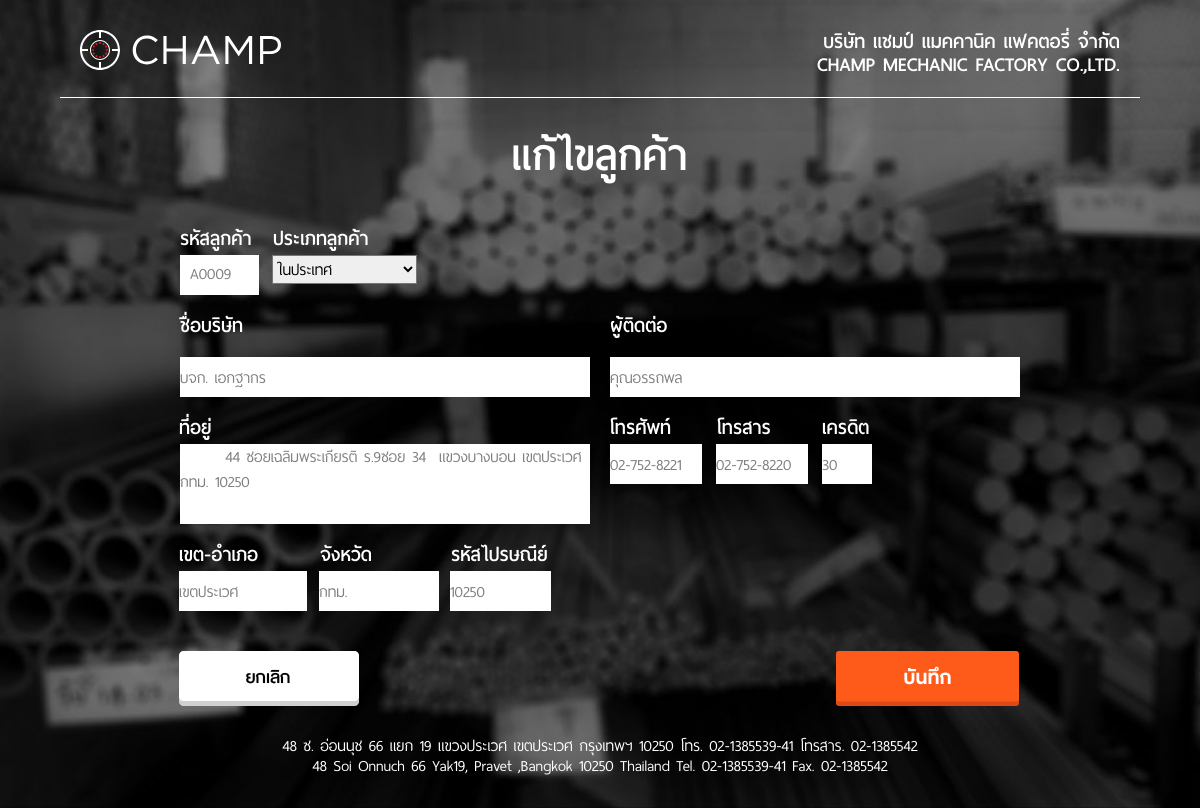
Screenshot of /edit_customer.php?id=A0009 (signed in) with the database file from the repository.
### tables this page shows
CREATE TABLE `customers` (
  `customer_id` varchar(5) NOT NULL,
  `customer_type` int(2) DEFAULT NULL,
  `company_name` varchar(46) DEFAULT NULL,
  `address` varchar(89) DEFAULT NULL,
  `town` varchar(17) DEFAULT NULL,
  `city` varchar(11) DEFAULT NULL,
  `zip` int(5) DEFAULT NULL,
  `phone` varchar(13) DEFAULT NULL,
  `fax` varchar(13) DEFAULT NULL,
  `contact` varchar(40) DEFAULT NULL,
  `credit` int(2) DEFAULT NULL
);

### inc/conf.php (called while the page is built, shortened)
<?php
$db_name = "champ";
$Customers = "customers";
$CustomersType = "customers_type";
?>

### edit_customer.php (the view, shortened to what this page needs)
<!DOCTYPE html>
<html class="nojs html" lang="en-US">
 <head>
  <link rel="stylesheet" type="text/css" href="css/site_global.css?131700929"/>
  <link rel="stylesheet" type="text/css" href="css/master_a-master.css?336593918"/>
  <link rel="stylesheet" type="text/css" href="css/new_customer.css?487541153" id="pagesheet"/>
 </head>
 <body class="museBGSize">
 <?php
  include 'inc/conf.php';
  $id = $_GET['id'];
  $sql = "SELECT * FROM $Customers WHERE customer_id = '$id'";
  $query = mysql_db_query($db_name, $sql);
  $row = mysql_fetch_row($query);
?>
  <div class="clearfix" id="page">
   <div class="position_content" id="page_position_content">
    <div class="clearfix colelem" id="pu156">
     <a class="nonblock nontext clip_frame grpelem" id="u156" href="home.php"><img class="svg" id="u154" src="images/pasted-svg-201.svg" width="201" height="40" alt="" data-mu-svgfallback="images/pasted%20svg%20201_poster_.png"/></a>
     <div class="clearfix grpelem" id="u164-6">
      <p>บริษัท แชมป์ แมคคานิค แฟคตอรี่ จำกัด</p>
      <p>CHAMP MECHANIC FACTORY CO.,LTD.</p>
     </div>
    </div>
    <form enctype="multipart/form-data" action="action_edit_customer.php?id=<?php echo $row[0];?>" method="POST" id="edit_customer">
    <div class="colelem" id="u169"></div>
    <div class="clearfix colelem" id="u826-4">
     <p>แก้ไขลูกค้า</p>
    </div>
    <div class="clearfix colelem" id="pu849-4">
     <div class="clearfix grpelem" id="u849-4">
      <p>รหัสลูกค้า</p>
     </div>
     <div class="clearfix grpelem" id="u960-4">
      <p>ประเภทลูกค้า</p>
     </div>
    </div>
    <div class="clearfix colelem" id="pu840-3">
     <div class="clearfix grpelem" id="u840-3">
      <p id="u840"><?php echo $row[0];?></p>
     </div>
     <div class="clearfix grpelem" id="u963-3-1">
      <select name="type">
      <?php
        $type = "SELECT * FROM $CustomersType";
        $query_type = mysql_db_query($db_name, $type);
        while($ct = mysql_fetch_array($query_type)) {
          if($ct[0] == $row[1]){
            echo "<option value=\"$ct[0]\" selected>$ct[1]</option>";
          }
          else{
            echo "<option value=\"$ct[0]\">$ct[1]</option>";
          }
        }
      ?>
      </select>
     </div>
    </div>
    <div class="clearfix colelem" id="pu825-4">
     <div class="clearfix grpelem" id="u825-4">
      <p>ชื่อบริษัท</p>
     </div>
     <div class="clearfix grpelem" id="u975-4">
      <p>ผู้ติดต่อ</p>
     </div>
    </div>
    <div class="clearfix colelem" id="pu837-3">
     <input class="clearfix grpelem" id="u837-3" value="<?php echo $row[2];?>" name="company">
     <input class="clearfix grpelem" id="u972-3" value="<?php echo $row[9];?>" name="contact">
    </div>
    <div class="clearfix colelem" id="pu867-4">
     <div class="clearfix grpelem" id="u867-4">
      <p>ที่อยู่</p>
     </div>
     <div class="clearfix grpelem" id="u969-4">
      <p>โทรศัพท์</p>
     </div>
     <div class="clearfix grpelem" id="u987-4">
      <p>โทรสาร</p>
     </div>
     <div class="clearfix grpelem" id="u891-4">
      <p>เครดิต</p>
     </div>
    </div>
    <div class="clearfix colelem" id="pu864-3">
      <textarea class="clearfix grpelem" id="u864-3" name="address">
       <?php echo $row[3];?>
     </textarea>
     <input class="clearfix grpelem" id="u966-3" value="<?php echo $row[7];?>" name="phone">
     <input class="clearfix grpelem" id="u984-3" value="<?php echo $row[8];?>" name="fax">
     <input class="clearfix grpelem" id="u888-3" value="<?php echo $row[10];?>" name="credit">
    </div>
    <div class="clearfix colelem" id="pu873-4">
     <div class="clearfix grpelem" id="u873-4">
      <p>เขต-อำเภอ</p>
     </div>
     <div class="clearfix grpelem" id="u894-4">
      <p>จังหวัด</p>
     </div>
     <div class="clearfix grpelem" id="u954-4">
      <p>รหัสไปรษณีย์</p>
     </div>
    </div>
    <div class="clearfix colelem" id="pu870-3">
     <input class="clearfix grpelem" id="u870-3" value="<?php echo $row[4];?>" name="town">
     <input class="clearfix grpelem" id="u897-3" value="<?php echo $row[5];?>" name="city">
     <input class="clearfix grpelem" id="u957-3" value="<?php echo $row[6];?>" name="zip">
    </div>
    <div class="clearfix colelem" id="pu5153">
     <a class="nonblock nontext clip_frame grpelem" id="u5153" href="overview_customer.php"><img class="block" id="u5153_img" src="images/cancle_but.png" alt="" width="180" height="55"/></a>
     <button type="submit" form="edit_customer" value="Submit" class="nonblock nontext clip_frame grpelem" id="u1625" ><img class="svg" id="u1626" src="images/pasted-svg-200x60.svg" width="183" height="55" alt="" data-mu-svgfallback="images/pasted%20svg%20200x60_poster_.png"/></button>
    </div>
    </form>
    <div class="clearfix colelem" id="u258-7">
     <p id="u258-2">48 ซ. อ่อนนุช 66 แยก 19 แขวงประเวศ เขตประเวศ กรุงเทพฯ 10250 โทร. 02-1385539-41 โทรสาร. 02-1385542</p>
     <p id="u258-4">48 Soi Onnuch 66 Yak19, Pravet ,Bangkok 10250 Thailand Tel. 02-1385539-41 Fax. 02-1385542</p>
     <p>&nbsp;</p>
    </div>
   </div>
  </div>
   </body>
</html>

### css/site_global.css (style rules this page uses)
html { min-height: 100%; min-width: 100%; -ms-text-size-adjust: none; }
body,div,dl,dt,dd,ul,ol,li,nav,h1,h2,h3,h4,h5,h6,pre,code,form,fieldset,legend,input,button,textarea,p,blockquote,th,td,a { margin: 0px; padding: 0px; border-width: 0px; border-style: solid; border-color: transparent; -webkit-transform-origin: left top; -ms-transform-origin: left top; -o-transform-origin: left top; transform-origin: left top; background-repeat: no-repeat; }
fieldset,img { border: 0px; border-style: solid; -webkit-transform-origin: left top; -ms-transform-origin: left top; -o-transform-origin: left top; transform-origin: left top; }
input,button,textarea,select,optgroup,option { font-family: inherit; font-size: inherit; font-style: inherit; font-weight: inherit; }
body { font-family: Arial, Helvetica Neue, Helvetica, sans-serif; text-align: left; font-size: 14px; line-height: 17px; word-wrap: break-word; text-rendering: optimizeLegibility; -moz-font-feature-settings: 'liga'; -ms-font-feature-settings: 'liga'; -webkit-font-feature-settings: 'liga'; font-feature-settings: 'liga'; }
a:link { color: #0000FF; text-decoration: underline; }
a.nontext { color: black; text-decoration: none; font-style: normal; font-weight: normal; }
.colelem { display: inline; float: left; clear: both; }
.clearfix:after { content: "\0020"; visibility: hidden; display: block; height: 0px; clear: both; }
.clip_frame { overflow: hidden; }
.svg { display: block; vertical-align: top; }
.position_content,.excludeFromNormalFlow { float: left; }
textarea { resize: none; overflow: auto; }
.MenuBar .SubMenuVisible,.MenuBarVertical .SubMenuVisible,.MenuBar .SubMenu .SubMenuVisible,.popup_element.Active,span.actAsPara,.actAsDiv,a.nonblock.nontext,img.block { display: block; }
.grpelem,.accordion_wrapper { display: inline; float: left; }
p,h1,h2,h3,h4,h5,h6,ol,ul,span.actAsPara { max-height: 1000000px; }
@media screen and (-webkit-min-device-pixel-ratio:0) { body { text-rendering: auto; } }

### css/master_a-master.css (style rules this page uses)
#u156 { background-color: transparent; }
#u154 { display: block; }
#u164-6 { background-color: transparent; line-height: 23px; font-size: 18px; text-align: right; color: #FFFFFF; font-family: '__ThaiSans Neue_5'; font-weight: 700; }
#u169 { background-color: #FFFFFF; }
#u258-7 { background-color: transparent; color: #FFFFFF; font-family: '__ThaiSans Neue_5'; font-weight: 400; }
#u258-2,#u258-4 { text-align: center; line-height: 20px; }

### edit_customer.php (style rules this page uses)
select { width: 145px; line-height: 40px; -webkit-appearance: menulist-button; border-radius: 0; }

### rows the page displays
customers: customer_id "A0009", company "บจก. เอกฐากร", contact "คุณอรรถพล", address "44 ซอยเฉลิมพระเกียรติ ร.9ซอย 34 แขวงบางบอน เขตประเวศ กทม. 10250", phone "02-752-8221", fax "02-752-8220", credit "30", town "เขตประเวศ", city "กทม.", zip "10250"

### other values shown
form field type "ในประเทศ"
